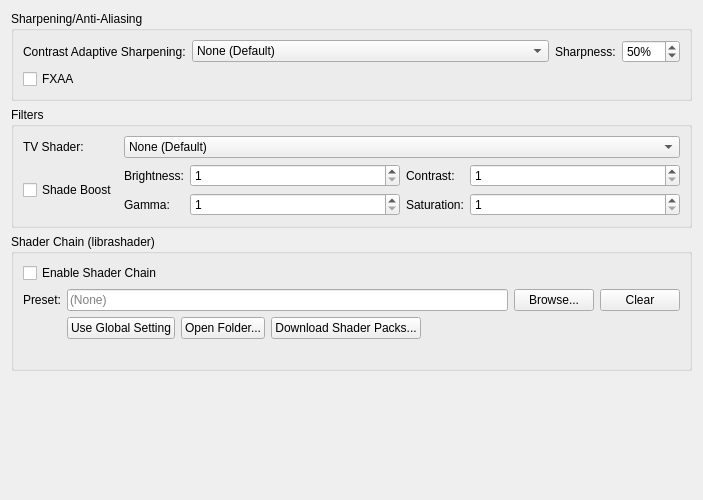
<?xml version="1.0" encoding="UTF-8"?>
<ui version="4.0">
 <class>GraphicsPostProcessingSettingsTab</class>
 <widget class="QWidget" name="GraphicsPostProcessingSettingsTab">
  <property name="geometry">
   <rect>
    <x>0</x>
    <y>0</y>
    <width>703</width>
    <height>500</height>
   </rect>
  </property>
  <property name="windowTitle">
   <string/>
  </property>
  <layout class="QVBoxLayout" name="verticalLayout">
   <item>
    <widget class="QGroupBox" name="sharpeningGroup">
     <property name="title">
      <string>Sharpening/Anti-Aliasing</string>
     </property>
     <layout class="QFormLayout" name="formLayout_2">
      <item row="0" column="0">
       <widget class="QLabel" name="casModeLabel">
        <property name="text">
         <string extracomment="You might find an official translation for this on AMD's website (Spanish version linked): https://www.amd.com/es/technologies/radeon-software-fidelityfx">Contrast Adaptive Sharpening:</string>
        </property>
        <property name="buddy">
         <cstring>casMode</cstring>
        </property>
       </widget>
      </item>
      <item row="0" column="1">
       <layout class="QHBoxLayout" name="casLayout" stretch="1,0">
        <item>
         <widget class="QComboBox" name="casMode">
          <property name="sizePolicy">
           <sizepolicy hsizetype="Ignored" vsizetype="Fixed">
            <horstretch>0</horstretch>
            <verstretch>0</verstretch>
           </sizepolicy>
          </property>
          <item>
           <property name="text">
            <string>None (Default)</string>
           </property>
          </item>
          <item>
           <property name="text">
            <string>Sharpen Only (Internal Resolution)</string>
           </property>
          </item>
          <item>
           <property name="text">
            <string>Sharpen and Resize (Display Resolution)</string>
           </property>
          </item>
         </widget>
        </item>
        <item>
         <layout class="QHBoxLayout" name="sharpnessLayout">
          <item>
           <widget class="QLabel" name="casSharpnessLabel">
            <property name="text">
             <string>Sharpness:</string>
            </property>
            <property name="buddy">
             <cstring>casSharpness</cstring>
            </property>
           </widget>
          </item>
          <item>
           <widget class="QSpinBox" name="casSharpness">
            <property name="suffix">
             <string extracomment="Percentage sign that will appear next to a number. Add a space or whatever is needed before depending on your language.">%</string>
            </property>
            <property name="maximum">
             <number>100</number>
            </property>
            <property name="value">
             <number>50</number>
            </property>
           </widget>
          </item>
         </layout>
        </item>
       </layout>
      </item>
      <item row="1" column="0" colspan="2">
       <widget class="QCheckBox" name="fxaa">
        <property name="text">
         <string>FXAA</string>
        </property>
       </widget>
      </item>
     </layout>
    </widget>
   </item>
   <item>
    <widget class="QGroupBox" name="filtersLayout">
     <property name="title">
      <string>Filters</string>
     </property>
     <layout class="QGridLayout" name="gridLayout_4">
      <item row="1" column="0">
       <widget class="QCheckBox" name="shadeBoost">
        <property name="text">
         <string>Shade Boost</string>
        </property>
       </widget>
      </item>
      <item row="1" column="1">
       <layout class="QGridLayout" name="gridLayout" columnstretch="0,1,0,1">
        <item row="0" column="0">
         <widget class="QLabel" name="brightnessLabel">
          <property name="text">
           <string>Brightness:</string>
          </property>
          <property name="buddy">
           <cstring>shadeBoostBrightness</cstring>
          </property>
         </widget>
        </item>
        <item row="0" column="3">
         <widget class="QSpinBox" name="shadeBoostContrast">
          <property name="minimum">
           <number>1</number>
          </property>
          <property name="maximum">
           <number>100</number>
          </property>
         </widget>
        </item>
        <item row="0" column="2">
         <widget class="QLabel" name="contrastLabel">
          <property name="text">
           <string>Contrast:</string>
          </property>
          <property name="buddy">
           <cstring>shadeBoostContrast</cstring>
          </property>
         </widget>
        </item>
        <item row="0" column="1">
         <widget class="QSpinBox" name="shadeBoostBrightness">
          <property name="minimum">
           <number>1</number>
          </property>
          <property name="maximum">
           <number>100</number>
          </property>
         </widget>
        </item>
        <item row="1" column="0">
         <widget class="QLabel" name="gammaLabel">
          <property name="text">
           <string>Gamma:</string>
          </property>
          <property name="buddy">
           <cstring>shadeBoostGamma</cstring>
          </property>
         </widget>
        </item>
        <item row="1" column="1">
         <widget class="QSpinBox" name="shadeBoostGamma">
          <property name="minimum">
           <number>1</number>
          </property>
          <property name="maximum">
           <number>100</number>
          </property>
         </widget>
        </item>
        <item row="1" column="2">
         <widget class="QLabel" name="saturationLabel">
          <property name="text">
           <string>Saturation:</string>
          </property>
          <property name="buddy">
           <cstring>shadeBoostSaturation</cstring>
          </property>
         </widget>
        </item>
        <item row="1" column="3">
         <widget class="QSpinBox" name="shadeBoostSaturation">
          <property name="minimum">
           <number>1</number>
          </property>
          <property name="maximum">
           <number>100</number>
          </property>
         </widget>
        </item>
       </layout>
      </item>
      <item row="0" column="0">
       <widget class="QLabel" name="tvShaderLabel">
        <property name="text">
         <string>TV Shader:</string>
        </property>
        <property name="buddy">
         <cstring>tvShader</cstring>
        </property>
       </widget>
      </item>
      <item row="0" column="1">
       <widget class="QComboBox" name="tvShader">
        <item>
         <property name="text">
          <string>None (Default)</string>
         </property>
        </item>
        <item>
         <property name="text">
          <string>Scanline Filter</string>
         </property>
        </item>
        <item>
         <property name="text">
          <string>Diagonal Filter</string>
         </property>
        </item>
        <item>
         <property name="text">
          <string>Triangular Filter</string>
         </property>
        </item>
        <item>
         <property name="text">
          <string>Wave Filter</string>
         </property>
        </item>
        <item>
         <property name="text">
          <string extracomment="Lottes = Timothy Lottes, the creator of the shader filter. Leave as-is. CRT= Cathode Ray Tube, an old type of television technology.">Lottes CRT</string>
         </property>
        </item>
        <item>
         <property name="text">
          <string>4xRGSS downsampling (4x Rotated Grid SuperSampling)</string>
         </property>
        </item>
        <item>
         <property name="text">
          <string>NxAGSS downsampling (Nx Automatic Grid SuperSampling)</string>
         </property>
        </item>
       </widget>
      </item>
     </layout>
    </widget>
   </item>
   <item>
    <widget class="QGroupBox" name="shaderChainGroup">
     <property name="title">
      <string>Shader Chain (librashader)</string>
     </property>
     <layout class="QGridLayout" name="gridLayout_shaderChain">
      <item row="0" column="0" colspan="4">
       <widget class="QCheckBox" name="shaderChainEnabled">
        <property name="text">
         <string>Enable Shader Chain</string>
        </property>
       </widget>
      </item>
      <item row="1" column="0">
       <widget class="QLabel" name="shaderChainPresetLabel">
        <property name="text">
         <string>Preset:</string>
        </property>
        <property name="buddy">
         <cstring>shaderChainPreset</cstring>
        </property>
       </widget>
      </item>
      <item row="1" column="1">
       <widget class="QLineEdit" name="shaderChainPreset">
        <property name="readOnly">
         <bool>true</bool>
        </property>
        <property name="placeholderText">
         <string>(None)</string>
        </property>
       </widget>
      </item>
      <item row="1" column="2">
       <widget class="QPushButton" name="shaderChainBrowse">
        <property name="text">
         <string>Browse...</string>
        </property>
       </widget>
      </item>
      <item row="1" column="3">
       <widget class="QPushButton" name="shaderChainClear">
        <property name="text">
         <string>Clear</string>
        </property>
       </widget>
      </item>
      <item row="2" column="1" colspan="3">
       <layout class="QHBoxLayout" name="shaderChainActionsLayout">
        <item>
         <widget class="QPushButton" name="shaderChainUseGlobal">
          <property name="text">
           <string>Use Global Setting</string>
          </property>
         </widget>
        </item>
        <item>
         <widget class="QPushButton" name="shaderChainOpenFolder">
          <property name="text">
           <string>Open Folder...</string>
          </property>
         </widget>
        </item>
        <item>
         <widget class="QPushButton" name="shaderChainDownload">
          <property name="text">
           <string>Download Shader Packs...</string>
          </property>
         </widget>
        </item>
        <item>
         <spacer name="shaderChainActionsSpacer">
          <property name="orientation">
           <enum>Qt::Orientation::Horizontal</enum>
          </property>
          <property name="sizeHint" stdset="0">
           <size>
            <width>0</width>
            <height>0</height>
           </size>
          </property>
         </spacer>
        </item>
       </layout>
      </item>
      <item row="3" column="0" colspan="4">
       <widget class="QLabel" name="shaderChainStatus">
        <property name="text">
         <string/>
        </property>
        <property name="wordWrap">
         <bool>true</bool>
        </property>
       </widget>
      </item>
     </layout>
    </widget>
   </item>
   <item>
    <spacer name="verticalSpacer">
     <property name="orientation">
      <enum>Qt::Orientation::Vertical</enum>
     </property>
     <property name="sizeHint" stdset="0">
      <size>
       <width>20</width>
       <height>0</height>
      </size>
     </property>
    </spacer>
   </item>
  </layout>
 </widget>
 <tabstops>
  <tabstop>casMode</tabstop>
  <tabstop>casSharpness</tabstop>
  <tabstop>fxaa</tabstop>
  <tabstop>tvShader</tabstop>
  <tabstop>shadeBoost</tabstop>
  <tabstop>shadeBoostBrightness</tabstop>
  <tabstop>shadeBoostContrast</tabstop>
  <tabstop>shadeBoostGamma</tabstop>
  <tabstop>shadeBoostSaturation</tabstop>
  <tabstop>shaderChainEnabled</tabstop>
  <tabstop>shaderChainPreset</tabstop>
  <tabstop>shaderChainBrowse</tabstop>
  <tabstop>shaderChainClear</tabstop>
  <tabstop>shaderChainUseGlobal</tabstop>
  <tabstop>shaderChainOpenFolder</tabstop>
  <tabstop>shaderChainDownload</tabstop>
 </tabstops>
 <resources/>
 <connections/>
</ui>
